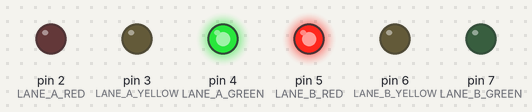
Recording of a sketch running on a simulated Arduino Uno, built with avr-gcc and run on an emulated ATmega328P. On the bench: output pins drawn as LEDs (lit = HIGH).

Above: at 9.5 s.
At 18.5 s:
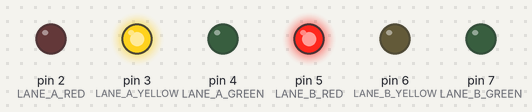
At 20.2 s:
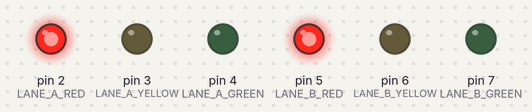
At 28.0 s:
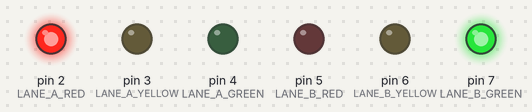
At 37.0 s:
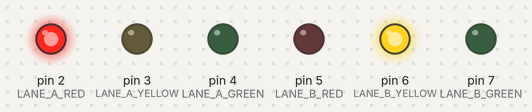
Timing chart, 0 to 50.1 s (numbered marks = the images above):
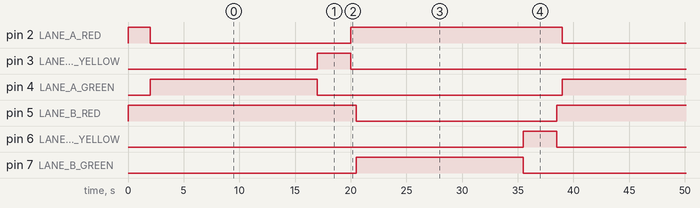

The sketch:

ESP_32_CAM.ino
```cpp
#define LANE_A_RED    2
#define LANE_A_YELLOW 3
#define LANE_A_GREEN  4
#define LANE_B_RED    5
#define LANE_B_YELLOW 6
#define LANE_B_GREEN  7

#define MAX_GREEN_TIME 30
#define MIN_GREEN_TIME 5
#define YELLOW_TIME    3

int laneA_cars = 2;
int laneB_cars = 2;
String serialData = "";

void setup() {
  Serial.begin(9600);
  pinMode(LANE_A_RED,    OUTPUT);
  pinMode(LANE_A_YELLOW, OUTPUT);
  pinMode(LANE_A_GREEN,  OUTPUT);
  pinMode(LANE_B_RED,    OUTPUT);
  pinMode(LANE_B_YELLOW, OUTPUT);
  pinMode(LANE_B_GREEN,  OUTPUT);
  setAllRed();
  delay(2000);
}

void loop() {
  readSerialData();
  int total = laneA_cars + laneB_cars;
  if (total == 0) total = 1;
  int greenA = (laneA_cars * MAX_GREEN_TIME) / total;
  int greenB = (laneB_cars * MAX_GREEN_TIME) / total;
  if (greenA < MIN_GREEN_TIME) greenA = MIN_GREEN_TIME;
  if (greenB < MIN_GREEN_TIME) greenB = MIN_GREEN_TIME;
  runGreenCycle(LANE_A_RED, LANE_A_YELLOW, LANE_A_GREEN,
                LANE_B_RED, LANE_B_YELLOW, LANE_B_GREEN, greenA);
  delay(500);
  readSerialData();
  total = laneA_cars + laneB_cars;
  if (total == 0) total = 1;
  greenB = (laneB_cars * MAX_GREEN_TIME) / total;
  if (greenB < MIN_GREEN_TIME) greenB = MIN_GREEN_TIME;
  runGreenCycle(LANE_B_RED, LANE_B_YELLOW, LANE_B_GREEN,
                LANE_A_RED, LANE_A_YELLOW, LANE_A_GREEN, greenB);
  delay(500);
}

void runGreenCycle(int activeRed, int activeYellow, int activeGreen,
                   int waitRed,   int waitYellow,   int waitGreen,
                   int greenTime) {
  digitalWrite(activeRed,    LOW);
  digitalWrite(activeYellow, LOW);
  digitalWrite(activeGreen,  HIGH);
  digitalWrite(waitRed,      HIGH);
  digitalWrite(waitYellow,   LOW);
  digitalWrite(waitGreen,    LOW);
  for (int t = greenTime; t > 0; t--) {
    delay(1000);
    readSerialData();
  }
  digitalWrite(activeGreen,  LOW);
  digitalWrite(activeYellow, HIGH);
  delay(YELLOW_TIME * 1000);
  digitalWrite(activeYellow, LOW);
  digitalWrite(activeRed,    HIGH);
}

void setAllRed() {
  digitalWrite(LANE_A_RED,    HIGH);
  digitalWrite(LANE_A_YELLOW, LOW);
  digitalWrite(LANE_A_GREEN,  LOW);
  digitalWrite(LANE_B_RED,    HIGH);
  digitalWrite(LANE_B_YELLOW, LOW);
  digitalWrite(LANE_B_GREEN,  LOW);
}

void readSerialData() {
  while (Serial.available() > 0) {
    char c = Serial.read();
    if (c == '\n') {
      if (serialData.length() > 0) {
        int commaIndex = serialData.indexOf(',');
        if (commaIndex > 0) {
          int newA = serialData.substring(0, commaIndex).toInt();
          int newB = serialData.substring(commaIndex + 1).toInt();
          if (newA >= 0 && newA <= 10) laneA_cars = newA;
          if (newB >= 0 && newB <= 10) laneB_cars = newB;
        }
        serialData = "";
      }
    } else {
      serialData += c;
    }
  }
}
```

Measured:
- by itself, pin 2 (LANE_A_RED), pin 5 (LANE_B_RED): alternates HIGH for 19.0 s and LOW for 18.0 s
- by itself, pin 3 (LANE_A_YELLOW), pin 6 (LANE_B_YELLOW): alternates HIGH for 3.0 s and LOW for 34.0 s
- by itself, pin 4 (LANE_A_GREEN), pin 7 (LANE_B_GREEN): alternates HIGH for 15.0 s and LOW for 22.0 s
